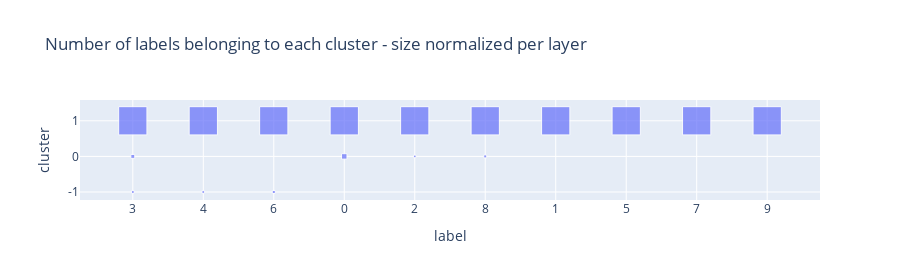

Notebook cell for this chart:
### Markdown cell above
## Compute network layer activations for each image

### Code cell
import nap
nap = nap.NeuralActivationPattern(x_test[:1000], y_test_l[:1000], model)
nap.summary(0)

### Figure 1 — Plotly figure (JSON) as saved in the notebook; plotly's stock layout.template omitted (floating-point values rounded to 4 significant figures)
{"data": [{"hovertemplate": "label=%{x}<br>cluster=%{y}<br>counts_within_label_norm=%{marker.size}<extra></extra>", "legendgroup": "", "marker": {"color": "#636efa", "size": [0.009615, 0.009174, 0.01163, 0.03659, 0.008696, 0.01923, 0.01136, 1, 1, 1, 1, 1, 1, 1, 1, 1, 1], "sizemode": "area", "sizeref": 0.0025, "symbol": "square"}, "mode": "markers", "name": "", "orientation": "v", "showlegend": false, "type": "scatter", "x": [3, 4, 6, 0, 2, 3, 8, 0, 1, 2, 3, 4, 5, 6, 7, 8, 9], "xaxis": "x", "y": [-1, -1, -1, 0, 0, 0, 0, 1, 1, 1, 1, 1, 1, 1, 1, 1, 1], "yaxis": "y"}], "layout": {"height": 280, "legend": {"itemsizing": "constant", "tracegroupgap": 0}, "title": {"text": "Number of labels belonging to each cluster - size normalized per layer"}, "xaxis": {"anchor": "y", "domain": [0, 1], "title": {"text": "label"}, "type": "category"}, "yaxis": {"anchor": "x", "domain": [0, 1], "title": {"text": "cluster"}, "type": "category"}}}
